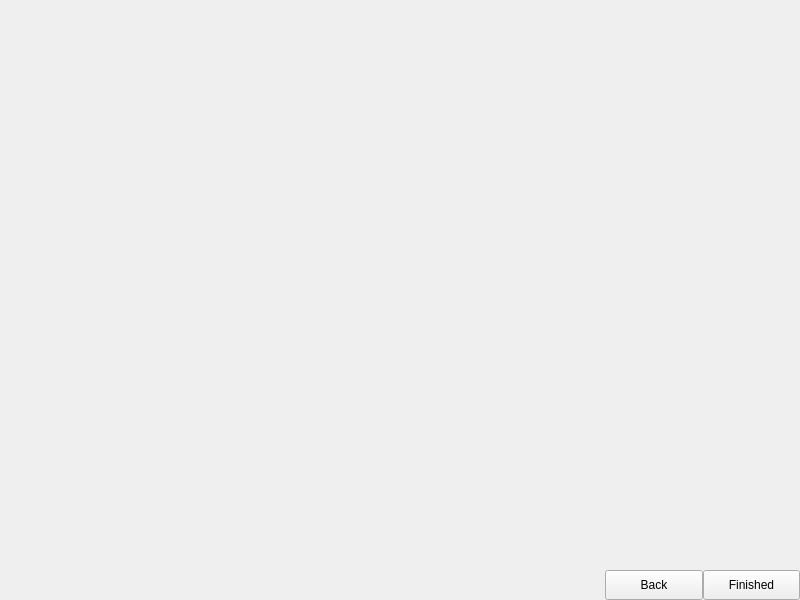
<?xml version="1.0" encoding="UTF-8"?>
<ui version="4.0">
 <class>MainWeldWidget</class>
 <widget class="QWidget" name="MainWeldWidget">
  <property name="windowModality">
   <enum>Qt::ApplicationModal</enum>
  </property>
  <property name="geometry">
   <rect>
    <x>0</x>
    <y>0</y>
    <width>800</width>
    <height>600</height>
   </rect>
  </property>
  <property name="windowTitle">
   <string>MainWeldWidget</string>
  </property>
  <layout class="QHBoxLayout" name="horizontalLayout" stretch="0,3,1">
   <property name="spacing">
    <number>0</number>
   </property>
   <property name="leftMargin">
    <number>0</number>
   </property>
   <property name="topMargin">
    <number>0</number>
   </property>
   <property name="rightMargin">
    <number>0</number>
   </property>
   <property name="bottomMargin">
    <number>0</number>
   </property>
   <item>
    <layout class="QVBoxLayout" name="leftVerticalLayout" stretch="1,0">
     <property name="spacing">
      <number>0</number>
     </property>
     <item>
      <widget class="RulerWidget" name="leftRuler" native="true">
       <property name="minimumSize">
        <size>
         <width>0</width>
         <height>0</height>
        </size>
       </property>
      </widget>
     </item>
     <item>
      <widget class="QWidget" name="emptyWidget" native="true">
       <property name="minimumSize">
        <size>
         <width>20</width>
         <height>20</height>
        </size>
       </property>
      </widget>
     </item>
    </layout>
   </item>
   <item>
    <layout class="QVBoxLayout" name="centerVerticalLayout" stretch="1,0">
     <property name="spacing">
      <number>0</number>
     </property>
     <item>
      <layout class="QVBoxLayout" name="weldVerticalLayout"/>
     </item>
     <item>
      <widget class="RulerWidget" name="bottomRuler" native="true">
       <property name="minimumSize">
        <size>
         <width>0</width>
         <height>20</height>
        </size>
       </property>
      </widget>
     </item>
    </layout>
   </item>
   <item>
    <layout class="QVBoxLayout" name="rightVerticalLayout" stretch="1,1,0">
     <property name="spacing">
      <number>0</number>
     </property>
     <item>
      <widget class="WeldPropertiesWidget" name="weldProperties" native="true"/>
     </item>
     <item>
      <widget class="StaticWeldWidget" name="staticWeld" native="true"/>
     </item>
     <item>
      <layout class="QHBoxLayout" name="btnHorizontalLayout">
       <item>
        <widget class="QPushButton" name="backBtn">
         <property name="minimumSize">
          <size>
           <width>0</width>
           <height>30</height>
          </size>
         </property>
         <property name="text">
          <string>Back</string>
         </property>
        </widget>
       </item>
       <item>
        <widget class="QPushButton" name="finishedBtn">
         <property name="minimumSize">
          <size>
           <width>0</width>
           <height>30</height>
          </size>
         </property>
         <property name="text">
          <string>Finished</string>
         </property>
        </widget>
       </item>
      </layout>
     </item>
    </layout>
   </item>
  </layout>
 </widget>
 <customwidgets>
  <customwidget>
   <class>StaticWeldWidget</class>
   <extends>QWidget</extends>
   <header>static_weld_widget.h</header>
   <container>1</container>
  </customwidget>
  <customwidget>
   <class>WeldPropertiesWidget</class>
   <extends>QWidget</extends>
   <header>weld_properties_widget.h</header>
   <container>1</container>
  </customwidget>
  <customwidget>
   <class>RulerWidget</class>
   <extends>QWidget</extends>
   <header>ruler_widget.h</header>
   <container>1</container>
  </customwidget>
 </customwidgets>
 <resources/>
 <connections/>
</ui>
